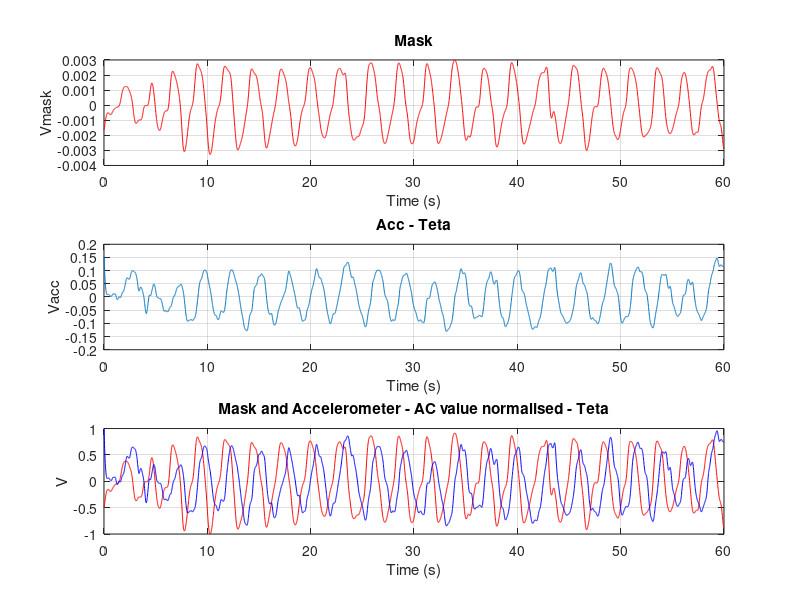
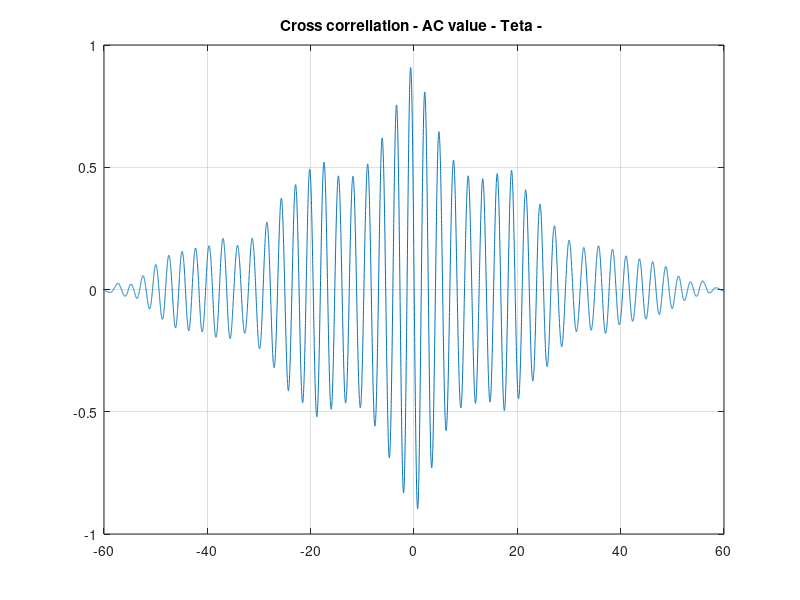
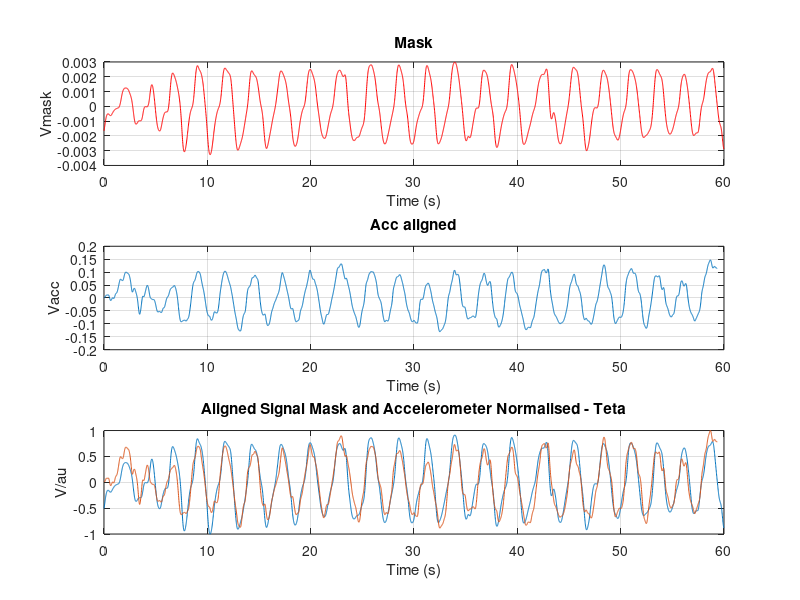

Write the MATLAB code that produced these figures, in order.

load process_Mask.mat 
load process_teta.mat
load process_D.mat 
load fil.mat

s1 = dataMaskAC;
s1norm = dataMaskNorm;
% s2 = dataD_AC;

s2 = dataTeta_AC;
s2norm = dataTeta_Norm;

t1 = (0:length(s1)-1)/fe;
t2 = (0:length(s2)-1)/fe;

figure(1)
subplot(3,1,1)
plot(t1,s1,'r');
grid on
xlabel('Time (s)')
ylabel('Vmask')
title('Mask')

subplot(3,1,2)
plot(t2,s2)
grid on
title('Acc - Teta')
xlabel('Time (s)')
ylabel('Vacc')

subplot(313)
plot(t1,s1norm,'r',t2,s2norm,'b');
xlabel('Time (s)')
ylabel('V')
grid on
title('Mask and Accelerometer - AC value normalised - Teta')

[acor,lag] = xcorr(s1,s2,'coeff');

[~,I] = max(abs(acor));
lagDiff = lag(I);
timeDiff = lagDiff/fe;


figure (2)
plot(lag/fe,acor)
grid on
title('Cross correllation - AC value - Teta - ')


s2al = s2(-lagDiff:end);
t2al = (0:length(s2al)-1)/80;

figure(3)
subplot(3,1,2)
plot(t2al,s2al)
title('Acc aligned')
xlabel('Time (s)')
ylabel('Vacc')
grid on

subplot(3,1,1)
plot(t1,s1,'r')
title('Mask')
ylabel('Vmask')
xlabel('Time (s)')
grid on

s1_norm = s1/max(abs(s1));
s2_norm_align = s2al/max(abs(s2al));

subplot(313)
plot(t1,s1_norm,t2al,s2_norm_align);
grid on
xlabel('Time (s)')
ylabel('V/au')
title('Aligned Signal Mask and Accelerometer Normalised - Teta')

